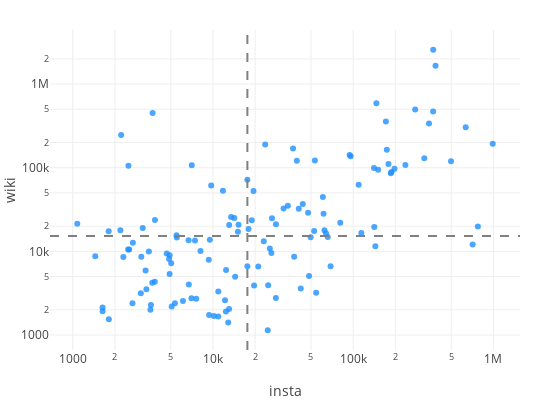

Notebook cell for this chart:
### Code cell
insta_wiki_scatter(city_data)

### Figure 1 — Plotly figure (JSON) as saved in the notebook; plotly's stock layout.template omitted (floating-point values rounded to 4 significant figures)
{"data": [{"hoverinfo": "text", "marker": {"color": "dodgerblue", "opacity": 0.8}, "mode": "markers", "name": "huge", "text": ["<i>Mühlenstraße</i><br>East Side Gallery, 124926<br>Mercedes-Benz Arena ..., 67963", "<i>Pariser Platz</i><br>Pariser Platz, 19878", "<i>Dircksenstraße</i><br>Berlin Alexanderplat..., 12068", "<i>Unter Den Linden</i><br>Warschauer Straße, 4032<br>Berlin Brandenburger..., 6051<br>Humboldt University ..., 155456<br>Hotel Adlon, 62916<br>Kronprinzenpalais, 31931", "<i>Am Lustgarten</i><br>Berlin Cathedral, 100669<br>Lustgarten, 18932", "<i>Platz Der Republik</i><br>Reichstag dome, 756577<br>Reichstag building, 393733<br>Bundestag, 507842", "<i>Ebertstraße</i><br>Berlin Wall, 2574641", "<i>Friedrichstraße</i><br>Checkpoint Charlie, 386808<br>Friedrichstadt-Palas..., 13018<br>Admiralspalast, 6366<br>The Westin Grand Ber..., 5086<br>Friedrichstraße, 26010", "<i>Cora-Berliner-Straße</i><br>Memorial to the Murd..., 337363", "<i>Potsdamer Platz</i><br>Potsdamer Platz, 119613<br>Berlin Potsdamer Pla..., 9958", "<i>Bodestraße</i><br>Museum Island, 114663<br>Pergamon Museum, 157339<br>Alte Nationalgalerie, 41013<br>Bode Museum, 44619<br>Altes Museum, 67883", "<i>Budapester Straße</i><br>Kaiser Wilhelm Memor..., 99786<br>Aquarium Berlin, 8001<br>2016 Berlin truck at..., 242", "<i>John-Foster-Dulles-Allee</i><br>Mitte, 51439<br>Tiergarten, Berlin, 26299<br>Haus der Kulturen de..., 19754", "<i>Hardenbergplatz</i><br>Berlin Zoological Ga..., 64648<br>Berlin Zoologischer ..., 24439", "<i>Gendarmenmarkt</i><br>Gendarmenmarkt, 44959<br>Konzerthaus Berlin, 26031<br>French Cathedral, Be..., 15216", "<i>Tauentzienstraße</i><br>Kaufhaus des Westens, 55818<br>Europa-Center, 11304<br>Breitscheidplatz, 25095<br>City West, 10494<br>Tauentzienstraße, 7755", "<i>Panoramastraße</i><br>Fernsehturm Berlin, 163664", "<i>Karl-Liebknecht-Straße</i><br>DDR Museum, 32142<br>Berlin Palace, 33600<br>St. Mary's Church, B..., 16630<br>Marx-Engels Forum, 12384<br>AquaDom, 19257", "<i>Potsdamer Straße</i><br>Sony Center, 38851<br>Neue Nationalgalerie, 34661<br>Berlin Wintergarten ..., 9531<br>Deutsche Kinemathek, 3381<br>Kulturforum, 8365", "<i>Brandenburger Tor</i><br>Brandenburg Gate, 592225", "<i>Kurfürstendamm</i><br>Schaubühne, 8663<br>Adenauerplatz (Berli..., 2823", "<i>Invalidenstraße</i><br>Hamburger Bahnhof, 19608", "<i>Europaplatz</i><br>Berlin Hauptbahnhof, 99538", "<i>Rosenthaler Straße</i><br>Hackesche Höfe, 16527", "<i>Lindenstraße</i><br>Jewish Museum, Berli..., 62533", "<i>Großer Stern</i><br>Berlin Victory Colum..., 105435<br>Straße des 17. Juni, 27282<br>Großer Stern, 4552", "<i>Niederkirchnerstraße</i><br>Topography of Terror, 123188<br>Abgeordnetenhaus of ..., 18360", "<i>Behrenstraße</i><br>Komische Oper Berlin, 11740<br>Academy of Arts, Ber..., 10198", "<i>Luckenwalder Straße</i><br>Gleisdreieck (Berlin..., 6652", "<i>Skalitzer Straße</i><br>Kottbusser Tor (Berl..., 9438<br>Berlin Görlitzer Bah..., 5405", "<i>Oranienstraße</i><br>SO36, 13265<br>Core Tex Records, 3201", "<i>Alexanderstraße</i><br>Park Inn Berlin, 13809<br>Berlin Jannowitzbrüc..., 4132", "<i>Spandauer Straße</i><br>Mitte (locality), 28173", "<i>Oranienburger Straße</i><br>Monbijou Park, 3969<br>Oranienburger Straße, 17649<br>New Synagogue, Berli..., 23201", "<i>Französische Straße</i><br>Französische Straße ..., 3197", "<i>Karl-Marx-Allee</i><br>Friedrichshain, 46467<br>Frankfurter Tor, 11482<br>Karl-Marx-Allee, 45865<br>Kino International, 7406<br>Computerspielemuseum..., 10945", "<i>Möckernstraße</i><br>Tempodrom, 17528", "<i>Reichstagufer</i><br>Tränenpalast, 14747", "<i>Hardenbergstraße</i><br>Ufa-Palast am Zoo, 5068", "<i>Herbert-Von-Karajan-Straße</i><br>Berliner Philharmoni..., 28881", "<i>Rathausstraße</i><br>Rotes Rathaus, 22980<br>Neptunbrunnen, 13990", "<i>Hasenheide</i><br>Neue Welt (Berlin), 3588", "<i>Oberbaumbrücke</i><br>Oberbaum Bridge, 32233", "<i>Alexanderplatz</i><br>Alexanderplatz, 118189<br>World Clock (Alexand..., 3206", "<i>Alte Jakobstraße</i><br>Berlinische Galerie, 8651", "<i>Leipziger Straße</i><br>Bundesrat of Germany, 152331<br>Wilhelmstrasse, 17412", "<i>Straße Des 17. Juni</i><br>Soviet War Memorial ..., 35100", "<i>Gleimstraße</i><br>Mauerpark, 32470", "<i>Trebbiner Straße</i><br>German Museum of Tec..., 21157", "<i>Paul-Lincke-Ufer</i><br>Paul-Lincke-Ufer, 2773", "<i>Erna-Samuel-Straße</i><br>Moabit, 24819", "<i>Schloßstraße</i><br>Schloßstraße (Berlin..., 1963<br>Bierpinsel, 7573", "<i>Mehringdamm</i><br>Mehringdamm, 4021<br>Schwules Museum, 6786", "<i>Bülowstraße</i><br>Bülowstraße (Berlin ..., 3931", "<i>Prinzenstraße</i><br>Böckler Park, 1140", "<i>09L/27R</i><br>Berlin Tempelhof Air..., 189462", "<i>Kreuzbergstraße</i><br>Viktoriapark, 13243", "<i>Warschauer Platz</i><br>Matrix (club), 6594", "<i>Wallstraße</i><br>Spittelmarkt (Berlin..., 3898", "<i>Prenzlauer Allee</i><br>Prenzlauer Berg, 50057<br>Zeiss Major Planetar..., 2563", "<i>Georgenstraße</i><br>Berlin Friedrichstra..., 23492", "<i>Albrechtstraße</i><br>Bunker (Berlin), 18466", "<i>Wittenbergplatz</i><br>Wittenbergplatz (Ber..., 6655", "<i>Bebelplatz</i><br>Berlin State Opera, 34248<br>Bebelplatz, 37783", "<i>Badstraße</i><br>Gesundbrunnen (Berli..., 9800<br>Berlin-Gesundbrunnen..., 8636<br>Pankstraße (Berlin U..., 2359", "<i>Leipziger Platz</i><br>Mall of Berlin, 12129<br>Leipziger Platz, 5078", "<i>Knaackstraße</i><br>Wasserturm Prenzlaue..., 4974", "<i>Klingelhöferstraße</i><br>Bauhaus Archive, 24991", "<i>Schloßplatz</i><br>European School of M..., 15436<br>Humboldt Box, 10277", "<i>Halenseestraße</i><br>Charlottenburg-Wilme..., 20705", "<i>Motzstraße</i><br>Viktoria-Luise-Platz, 2040", "<i>B96</i><br>Franz-Neumann-Platz ..., 1411", "<i>Hermannplatz</i><br>Hermannplatz (Berlin..., 5978", "<i>Rosa-Luxemburg-Straße</i><br>Rosa-Luxemburg-Straß..., 1905", "<i>Neue Schönhauser Straße</i><br>Weinmeisterstraße (B..., 2611", "<i>Spreeweg</i><br>Bellevue Palace (Ger..., 53033", "<i>Waldemarstraße</i><br>Görlitzer Bahnhof (B..., 3306", "<i>Mariannenplatz</i><br>St. Thomas, Berlin, 1660", "<i>B109</i><br>Prenzlauer Allee, 1686", "<i>Willy-Brandt-Straße</i><br>German Chancellery, 61294", "<i>Stresemannstraße</i><br>Martin-Gropius-Bau, 10836<br>Hebbel am Ufer, 2906", "<i>Turmstraße</i><br>Turmstraße, 1739", "<i>Am Friedrichshain</i><br>Märchenbrunnen, 7956", "<i>Hildegard-Knef-Platz</i><br>Berlin Südkreuz, 10082", "<i>Heinrich-Heine-Straße</i><br>Heinrich-Heine-Straß..., 2714", "<i>Klopstockstraße</i><br>Hansaviertel, 13529", "<i>Spandauer Damm</i><br>Charlottenburg Palac..., 106828", "<i>Osloer Straße</i><br>Osloer Straße (Berli..., 2751", "<i>Segitzdamm</i><br>Moritzplatz (Berlin ..., 4013", "<i>Dickhardtstraße</i><br>Steglitz, 13575", "<i>Gabriele-Tergit-Promenade</i><br>Mendelssohn-Barthold..., 2553", "<i>John-F.-Kennedy-Platz</i><br>Rathaus Schöneberg, 14635", "<i>Waterloo-Ufer</i><br>Landwehr Canal, 15601", "<i>Müllerstraße</i><br>Berlin-Wedding stati..., 2405", "<i>Gneisenaustraße</i><br>Gneisenaustraße (Ber..., 2187", "<i>Fischerinsel</i><br>Fischerinsel, 7213", "<i>Schützenstraße</i><br>Friedrichstadt (Berl..., 8992", "<i>Konrad-Adenauer-Straße</i><br>Bundestag (Berlin U-..., 5351", "<i>Messedamm</i><br>Internationales Cong..., 8118", "<i>Paul-Heyse-Straße</i><br>Velodrom (Berlin), 9456", "<i>Werderscher Markt</i><br>Federal Foreign Offi..., 23734", "<i>Brunnenstraße</i><br>Rosenthaler Platz (B..., 4344", "<i>An Der Kolonnade</i><br>Führerbunker, 451536", "<i>Stuttgarter Platz</i><br>Berlin-Charlottenbur..., 4213", "<i>Hausvogteiplatz</i><br>Hausvogteiplatz (Ber..., 2281", "<i>Beusselstraße</i><br>Berlin Beusselstraße..., 2006", "<i>Tiergartenstraße</i><br>Canisius-Kolleg Berl..., 3465<br>Kunstgewerbemuseum B..., 6493", "<i>Sophienstraße</i><br>Sophienkirche (Berli..., 3536", "<i>Greifswalder Straße</i><br>Ernst-Thälmann-Park, 4693<br>Berlin Greifswalder ..., 1219", "<i>Hinter Der Katholischen Kirche</i><br>St. Hedwig's Cathedr..., 19077", "<i>Lehrter Straße</i><br>Poststadion, 8648", "<i>Bornholmer Straße</i><br>Berlin Bornholmer St..., 3158", "<i>Am Köllnischen Park</i><br>Jannowitz Bridge, 1830<br>Märkisches Museum, 10853", "<i>Wexstraße</i><br>Berlin Innsbrucker P..., 2402", "<i>Warschauer Brücke</i><br>Berlin Warschauer St..., 10526", "<i>Brückenstraße</i><br>KitKatClub, 105488", "<i>Mittelstraße</i><br>Steglitz-Zehlendorf, 10564", "<i>Wiener Straße</i><br>Görlitzer Park, 8594", "<i>Rüdersdorfer Straße</i><br>Berghain, 245807", "<i>Maaßenstraße</i><br>Nollendorfplatz, 11422<br>Nollendorfplatz (Ber..., 6407", "<i>Friedrich-Wilhelm-Platz</i><br>Friedrich-Wilhelm-Pl..., 1542", "<i>Lennéstraße</i><br>Memorial to Homosexu..., 17430", "<i>Südstern</i><br>Südstern (Berlin U-B..., 1929", "<i>An Der Putlitzbrücke</i><br>Berlin Westhafen sta..., 2139", "<i>Waldsteg</i><br>Soviet War Memorial ..., 8765", "<i>An Der Spandauer Brücke</i><br>Hackescher Markt, 21364"], "textfont": {"color": "lightgrey", "size": 8}, "type": "scatter", "uid": "fed43466-4a5c-11e9-af74-3c15c2cf2370", "x": [989076, 774695, 710963, 634486, 498553, 386438, 372198, 371481, 347330, 321349, 276756, 235633, 197163, 187589, 185429, 178426, 173778, 171038, 150733, 146356, 143892, 141353, 140688, 114298, 109365, 96001, 94302, 80870, 68981, 65845, 64014, 62353, 61474, 60783, 54430, 53285, 52677, 49704, 48422, 47653, 43696, 42276, 40906, 39639, 37947, 37261, 34212, 31884, 28132, 28093, 26350, 26117, 25428, 24761, 24592, 23578, 23030, 21046, 19642, 19468, 18917, 17929, 17600, 17593, 15221, 15074, 14385, 14202, 13468, 13052, 13030, 12848, 12399, 12371, 12179, 11779, 10920, 10913, 10153, 9714, 9508, 9392, 9337, 8147, 7599, 7443, 7062, 7024, 6728, 6701, 6110, 5522, 5495, 5354, 5079, 5034, 4911, 4907, 4866, 4680, 3858, 3848, 3712, 3691, 3613, 3582, 3491, 3351, 3306, 3156, 3084, 3060, 2685, 2666, 2528, 2496, 2483, 2296, 2214, 2187, 1809, 1804, 1633, 1632, 1448, 1077], "y": [192889, 19878, 12068, 304766, 119601, 1658152, 2574641, 468980, 337363, 129571, 498244, 108029, 97492, 89087, 86206, 110466, 163664, 357894, 94789, 592225, 11486, 19608, 99538, 16527, 62533, 137269, 141548, 21938, 6652, 14843, 16466, 17941, 28173, 44819, 3197, 122165, 17528, 14747, 5068, 28881, 36970, 3588, 32233, 121395, 8651, 169743, 35100, 32470, 21157, 2773, 24819, 9536, 10807, 3931, 1140, 189462, 13243, 6594, 3898, 52620, 23492, 18466, 6655, 72031, 20795, 17207, 4974, 24991, 25713, 20705, 2040, 1411, 5978, 1905, 2611, 53033, 3306, 1660, 1686, 61294, 13742, 1739, 7956, 10082, 2714, 13529, 106828, 2751, 4013, 13575, 2553, 14635, 15601, 2405, 2187, 7213, 8992, 5351, 8118, 9456, 23734, 4344, 451536, 4213, 2281, 2006, 9958, 3536, 5912, 19077, 8648, 3158, 12683, 2402, 10526, 105488, 10564, 8594, 245807, 17829, 1542, 17430, 1929, 2139, 8765, 21364]}], "layout": {"height": 400, "hovermode": "closest", "margin": {"b": 50, "l": 50, "r": 30, "t": 30}, "shapes": [{"line": {"color": "grey", "dash": "dash", "width": 2}, "type": "line", "x0": 17600.0, "x1": 17600.0, "xref": "x", "y0": 0, "y1": 1, "yref": "paper"}, {"line": {"color": "grey", "dash": "dash", "width": 2}, "type": "line", "x0": 0, "x1": 1, "xref": "paper", "y0": 15222, "y1": 15222, "yref": "y"}], "showlegend": false, "width": 550, "xaxis": {"title": "insta", "type": "log"}, "yaxis": {"title": "wiki", "type": "log"}}}
